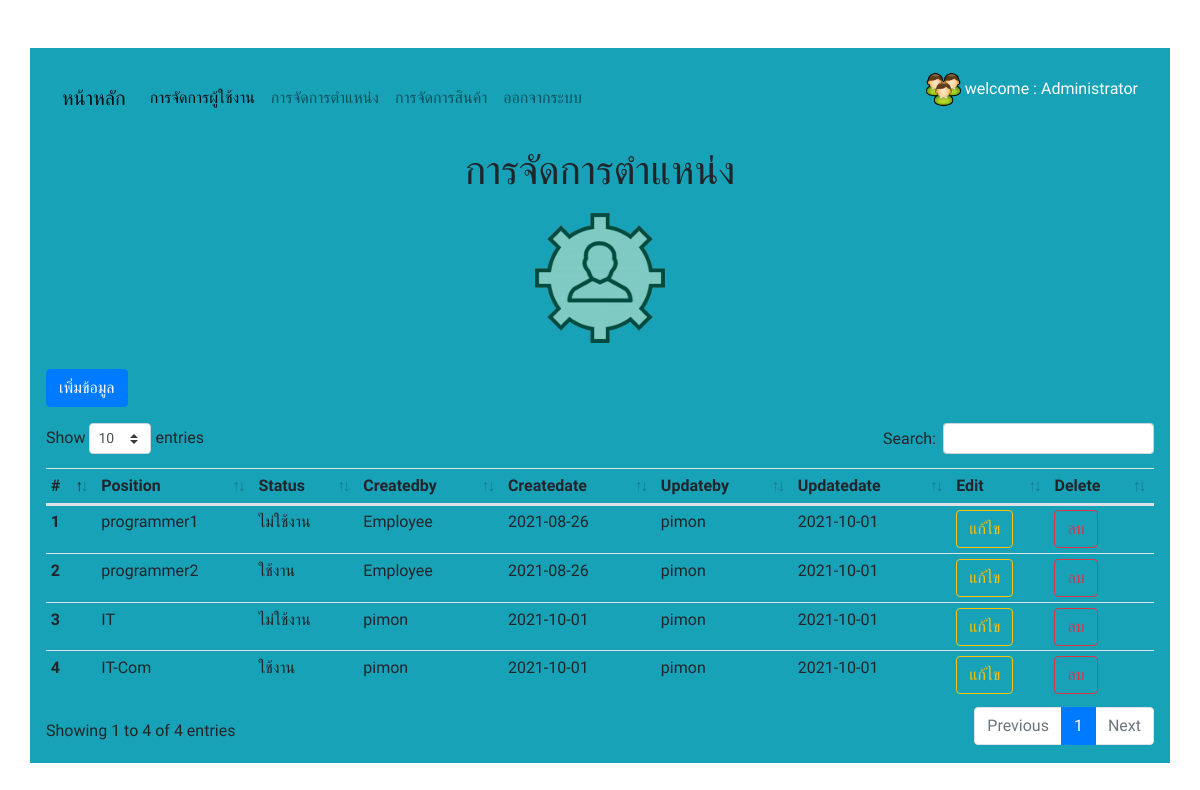
Page /position.php (signed in) on the committed database.
### tables this page shows
CREATE TABLE `tbl_position` (
  `position_id` int(11) NOT NULL,
  `position_name` varchar(255) NOT NULL,
  `position_statusid` int(11) NOT NULL DEFAULT 0,
  `position_createdby` int(11) NOT NULL,
  `position_createdate` date NOT NULL,
  `position_updatedby` varchar(255) NOT NULL,
  `position_updatedate` date NOT NULL
);

### position.php (the view, shortened to what this page needs)
<!DOCTYPE html>
<html lang="en">
<head>
    <link rel="stylesheet" href="css/bootstrap.css">
    <link rel="stylesheet" href="css/datatable.bootstrap4.css">
    <link rel="stylesheet" href="css/style.css">
</head>
<body>
    <div class="container p-3 mb-2 bg-info text-back mt-5">
    <?PHP include('nav.php')
    ?>
        <div class="row">
            <div class="col-md-12 mt-3">
                <h1 class="text-center">การจัดการตำแหน่ง</h1>
                <center><img src="position-removebg-preview.png" alt="position-removebg-preview" width="150" height="150"></center>
                <a href="#" data-toggle="modal" data-target="#exampleModalCenter"  class="btn btn-primary my-3">เพิ่มข้อมูล</a>
                <table class="table  table-sm" id="table1">
                <thead>
                <tr>
                    <th scope="col">#</th>
                    <th scope="col">Position</th>
                    <th scope="col">Status</th>
                    <th scope="col">Createdby</th>
                    <th scope="col">Createdate</th>
                    <th scope="col">Updateby</th>
                    <th scope="col">Updatedate</th>
                    <th scope="col">Edit</th>
                    <th scope="col">Delete</th>
                </tr>
                </thead>
                <tbody>
                    <?PHP
                    include('connect_db.php');
                    $i = 1;
                    $sql = "SELECT * FROM tbl_position, tb_admin WHERE admin_id = position_createdby order by 'position_id' DESC";
                    $query = mysqli_query($connection,$sql);
                    while ($row = mysqli_fetch_array($query)){
                    ?>
                <tr>
                    <th scope="row"><?PHP echo $i++;?></th>
                    <td><?PHP echo $row['position_name'];?></td>
                    <td><?PHP if($row['position_statusid'] == 0)
                    {
                      echo 'ไม่ใช้งาน';
                    }else{
                      echo 'ใช้งาน';
                    }
                    ?></td>
                    <td><?PHP echo $row['admin_name'];?></td>
                    <td><?PHP echo $row['position_createdate'];?></td>
                    <td><?PHP echo $row['position_updatedby'];?></td>
                    <td><?PHP echo $row['position_updatedate'];?></td>
                    <td><a href="form_edit_position.php?id=<?PHP echo $row['position_id'];?>" class="btn btn-outline-warning">แก้ไข</a></td>
                    <td><a href="" onclick="delete_position(<?PHP echo $row['position_id'];?>)" class="btn btn-outline-danger">ลบ</a></td>
                </tr>
                <?PHP }?>
                </tbody>
            </table>
            </div>
        </div>
    </div>
</body>
</html>

### css/style.css (style rules this page uses)
body { font-family: 'Mitr', sans-serif; }

### rows in the picture
tbl_position: position_name "programmer1", position_statusid "ไม่ใช้งาน", tb_admin.admin_name "Employee", position_createdate "2021-08-26", position_updatedby "pimon", position_updatedate "2021-10-01"
tbl_position: position_name "programmer2", position_statusid "ใช้งาน", tb_admin.admin_name "Employee", position_createdate "2021-08-26", position_updatedby "pimon", position_updatedate "2021-10-01"
tbl_position: position_name "IT", position_statusid "ไม่ใช้งาน", tb_admin.admin_name "pimon", position_createdate "2021-10-01", position_updatedby "pimon", position_updatedate "2021-10-01"
tbl_position: position_name "IT-Com", position_statusid "ใช้งาน", tb_admin.admin_name "pimon", position_createdate "2021-10-01", position_updatedby "pimon", position_updatedate "2021-10-01"

### other values in the picture
$_SESSION['auth-name'] "Administrator"
